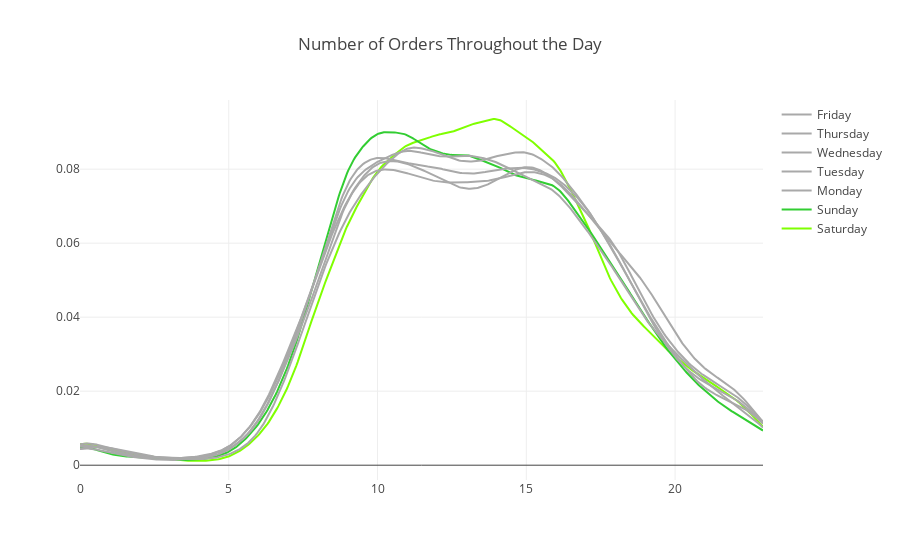

The code cell stored with this chart in its notebook:
### Code cell
import plotly.figure_factory as ff

import numpy as np

x1 = df_orders.order_hour_of_day[df_orders.order_dow==0]
x2 = df_orders.order_hour_of_day[df_orders.order_dow==1]
x3 = df_orders.order_hour_of_day[df_orders.order_dow==2]
x4 = df_orders.order_hour_of_day[df_orders.order_dow==3]
x5 = df_orders.order_hour_of_day[df_orders.order_dow==4]
x6 = df_orders.order_hour_of_day[df_orders.order_dow==5]
x7 = df_orders.order_hour_of_day[df_orders.order_dow==6]

hist_data = [x1, x2, x3, x4, x5, x6, x7]

group_labels = ['Saturday', 'Sunday', 'Monday', 'Tuesday', 'Wednesday', 'Thursday', 'Friday']
colors = ['#7FFF00', '#32CD32', '#A9A9A9', '#A9A9A9', '#A9A9A9', '#A9A9A9', '#A9A9A9']

# Create distplot with curve_type set to 'normal'
fig = ff.create_distplot(hist_data, group_labels, show_hist=False, colors=colors, show_rug=False)

# Add title
fig['layout'].update(title='Number of Orders Throughout the Day')

# Plot!
py.offline.iplot(fig, filename='Curve and Rug')

### Figure 1 — Plotly figure (JSON) as saved in the notebook; plotly's stock layout.template omitted (floating-point values rounded to 4 significant figures; data arrays with more than 128 entries replaced by an {"elided": "..."} marker saying what was removed)
{"data": [{"legendgroup": "Saturday", "marker": {"color": "#7FFF00"}, "mode": "lines", "name": "Saturday", "showlegend": true, "type": "scatter", "uid": "5e965cba-dc9b-11e8-9390-f45c89b038b7", "x": {"elided": "500 float values"}, "xaxis": "x", "y": {"elided": "500 float values"}, "yaxis": "y"}, {"legendgroup": "Sunday", "marker": {"color": "#32CD32"}, "mode": "lines", "name": "Sunday", "showlegend": true, "type": "scatter", "uid": "5e965e74-dc9b-11e8-b1c7-f45c89b038b7", "x": {"elided": "500 float values"}, "xaxis": "x", "y": {"elided": "500 float values"}, "yaxis": "y"}, {"legendgroup": "Monday", "marker": {"color": "#A9A9A9"}, "mode": "lines", "name": "Monday", "showlegend": true, "type": "scatter", "uid": "5e965f6c-dc9b-11e8-aa89-f45c89b038b7", "x": {"elided": "500 float values"}, "xaxis": "x", "y": {"elided": "500 float values"}, "yaxis": "y"}, {"legendgroup": "Tuesday", "marker": {"color": "#A9A9A9"}, "mode": "lines", "name": "Tuesday", "showlegend": true, "type": "scatter", "uid": "5e96603e-dc9b-11e8-bcfa-f45c89b038b7", "x": {"elided": "500 float values"}, "xaxis": "x", "y": {"elided": "500 float values"}, "yaxis": "y"}, {"legendgroup": "Wednesday", "marker": {"color": "#A9A9A9"}, "mode": "lines", "name": "Wednesday", "showlegend": true, "type": "scatter", "uid": "5e966106-dc9b-11e8-82b9-f45c89b038b7", "x": {"elided": "500 float values"}, "xaxis": "x", "y": {"elided": "500 float values"}, "yaxis": "y"}, {"legendgroup": "Thursday", "marker": {"color": "#A9A9A9"}, "mode": "lines", "name": "Thursday", "showlegend": true, "type": "scatter", "uid": "5e9661c6-dc9b-11e8-876c-f45c89b038b7", "x": {"elided": "500 float values"}, "xaxis": "x", "y": {"elided": "500 float values"}, "yaxis": "y"}, {"legendgroup": "Friday", "marker": {"color": "#A9A9A9"}, "mode": "lines", "name": "Friday", "showlegend": true, "type": "scatter", "uid": "5e966282-dc9b-11e8-b8a0-f45c89b038b7", "x": {"elided": "500 float values"}, "xaxis": "x", "y": {"elided": "500 float values"}, "yaxis": "y"}], "layout": {"barmode": "overlay", "hovermode": "closest", "legend": {"traceorder": "reversed"}, "title": "Number of Orders Throughout the Day", "xaxis": {"anchor": "y2", "domain": [0, 1], "zeroline": false}, "yaxis": {"anchor": "free", "domain": [0, 1], "position": 0}}}
